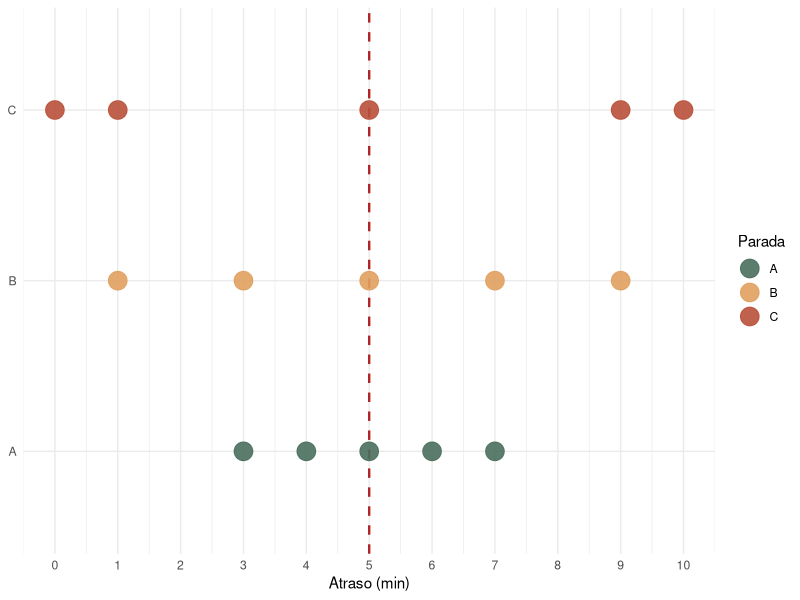

R code for this plot:
## ---- chunk 1
#| label: setup
#| include: false
library(tidyverse)
## ---- chunk 2
#| label: media-bruta
tempos <- c(4, 6, 8, 12, 15)

# Cálculo "força bruta": soma dividida pelo número de observações
sum(tempos) / length(tempos)
## ---- chunk 3
#| label: media-funcao
# Função predefinida
mean(tempos)
## ---- chunk 4
#| label: mediana-bruta-impar
tempos_crescente <- sort(tempos)
tempos_crescente
## ---- chunk 5
# Quantidade de valores (tamanho do vetor)
n <- length(tempos_crescente)

# Posição central
pos <- (n + 1) / 2
tempos_crescente[pos]
## ---- chunk 6
#| label: mediana-bruta-par
tempos2 <- c(4, 6, 8, 10, 12, 15)
tempos2_crescente <- sort(tempos2)
n2 <- length(tempos2_crescente)

# Duas posições centrais
pos1 <- n2 / 2
pos2 <- n2 / 2 + 1
(tempos2_crescente[pos1] + tempos2_crescente[pos2]) / 2
## ---- chunk 7
#| label: mediana-funcao
median(tempos)    # n ímpar → mediana = 8
median(tempos2)   # n par  → mediana = (8 + 10) / 2 = 9
## ---- chunk 8
#| label: moda-bruta
# Número de automóveis por domicílio em dez residências
autos <- c(0, 1, 1, 2, 1, 3, 0, 1, 2, 1)

# Tabela de frequências
tb <- table(autos)
tb
## ---- chunk 9
# Níveis/categorias possíveis de quantidade de automóveis em casa:
names(tb)

# Frequências observadas para cada um desses níveis/categorias:
as.numeric(tb)
## ---- chunk 10
# Posição de tb com o valor de maior frequência
pos_max <- which.max(tb)

# Obtenção do valor de maior frequência
as.numeric(tb[pos_max])
## ---- chunk 11
dist <- c(2000, 1500, 3800, 4000, 800, 9000, 15000, 100, 2000, 7100)
## ---- chunk 12
dist_crescente <- sort(dist)
dist_crescente
## ---- chunk 13
P <- 85
n <- length(dist_crescente)

# Posição
R <- (P / 100) * n
R
## ---- chunk 14
pos <- ceiling(R)
pos
## ---- chunk 15
dist_crescente[pos]
## ---- chunk 16
#| label: quartis-funcao
quantile(dist, probs = c(0.25, 0.50, 0.75, 0.85, 0.90))
## ---- chunk 17
#| label: paradas-dados
parada_a <- c(3, 4, 5, 6, 7)
parada_b <- c(1, 3, 5, 7, 9)
parada_c <- c(0, 1, 5, 9, 10)
## ---- chunk 18
mean(parada_a)
mean(parada_b)
mean(parada_c)
## ---- chunk 19
#| label: fig-paradas-dotplot
#| fig-cap: "Atrasos de ônibus em três paradas com a mesma média (5 min). A linha tracejada indica a média comum. As paradas diferem no grau de dispersão dos valores."
paradas <- tibble(
  parada = rep(c("A", "B", "C"), each = 5),
  atraso = c(parada_a, parada_b, parada_c)
)

ggplot(paradas, aes(x = atraso, y = parada, color = parada)) +
  geom_vline(xintercept = 5, linetype = "dashed", color = "firebrick", linewidth = 0.8) +
  geom_point(size = 6, alpha = 0.9) +
  scale_color_manual(values = c('#4a6e5e','#e0a05f','#b8503a')) + 
  scale_x_continuous(breaks = 0:10) +
  labs(x = "Atraso (min)", color = 'Parada', y = NULL) +
  theme_minimal()
## ---- chunk 20
#| label: variancia-bruta
x <- parada_b
n <- length(x)

# Desvios em relação à média
desvios <- x - mean(x)
desvios
## ---- chunk 21
# Desvios quadráticos
desvios^2

# Variância amostral
sum(desvios^2) / (n - 1)
## ---- chunk 22
#| label: variancia-funcao
# Função predefinida
var(x)
## ---- chunk 23
#| label: dp-bruto
sqrt(sum((x - mean(x))^2) / (n - 1))

# Ou equivalentemente
sqrt(var(x))
## ---- chunk 24
#| label: dp-funcao
sd(x)
## ---- chunk 25
#| label: dp-paradas
sd(parada_a)
sd(parada_b)
sd(parada_c)
## ---- chunk 26
#| label: amplitude-bruta
max(parada_c) - min(parada_c)
## ---- chunk 27
#| label: amplitude-funcao
min_max <- range(parada_b)
min_max

amp <- diff(min_max)
amp
## ---- chunk 28
#| label: iqr-bruto
q1 <- quantile(parada_c, 0.25)
q1

q3 <- quantile(parada_c, 0.75)
q3

iqr <- q3 - q1
iqr # Veja que aparece um 75% acima do valor 8 (herdado de q3), mas que deve ser desconsiderado.
## ---- chunk 29
#| label: iqr-funcao
IQR(parada_c)
## ---- chunk 30
#| label: modo-dados
modo <- c(
  "onibus", "automovel", "caminhada", "automovel", "bicicleta",
  "onibus", "automovel", "motocicleta", "onibus", "automovel",
  "caminhada", "onibus", "automovel", "bicicleta", "onibus",
  "automovel", "motocicleta", "onibus", "automovel", "caminhada"
)
## ---- chunk 31
#| label: modo-unique
unique(modo)
## ---- chunk 32
#| label: modo-table
tab_modo <- table(modo)
## ---- chunk 33
#| label: modo-prop
prop.table(tab_modo)
## ---- chunk 34
prop.table(tab_modo) * 100
## ---- chunk 35
names(which.max(table(modo)))
